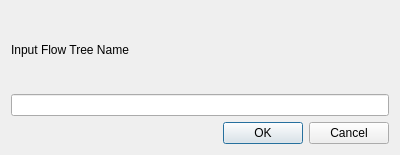
<?xml version="1.0" encoding="UTF-8"?>
<ui version="4.0">
 <class>AddDialogWidget</class>
 <widget class="QDialog" name="AddDialogWidget">
  <property name="geometry">
   <rect>
    <x>0</x>
    <y>0</y>
    <width>400</width>
    <height>155</height>
   </rect>
  </property>
  <property name="windowTitle">
   <string>Add Flow Tree</string>
  </property>
  <layout class="QVBoxLayout" name="verticalLayout">
   <item>
    <widget class="QLabel" name="label">
     <property name="text">
      <string>Input Flow Tree Name</string>
     </property>
    </widget>
   </item>
   <item>
    <widget class="QLineEdit" name="name_area"/>
   </item>
   <item>
    <widget class="QDialogButtonBox" name="buttonBox">
     <property name="orientation">
      <enum>Qt::Horizontal</enum>
     </property>
     <property name="standardButtons">
      <set>QDialogButtonBox::Cancel|QDialogButtonBox::Ok</set>
     </property>
    </widget>
   </item>
  </layout>
 </widget>
 <resources/>
 <connections>
  <connection>
   <sender>buttonBox</sender>
   <signal>accepted()</signal>
   <receiver>AddDialogWidget</receiver>
   <slot>accept()</slot>
   <hints>
    <hint type="sourcelabel">
     <x>248</x>
     <y>254</y>
    </hint>
    <hint type="destinationlabel">
     <x>157</x>
     <y>274</y>
    </hint>
   </hints>
  </connection>
  <connection>
   <sender>buttonBox</sender>
   <signal>rejected()</signal>
   <receiver>AddDialogWidget</receiver>
   <slot>reject()</slot>
   <hints>
    <hint type="sourcelabel">
     <x>316</x>
     <y>260</y>
    </hint>
    <hint type="destinationlabel">
     <x>286</x>
     <y>274</y>
    </hint>
   </hints>
  </connection>
 </connections>
</ui>
